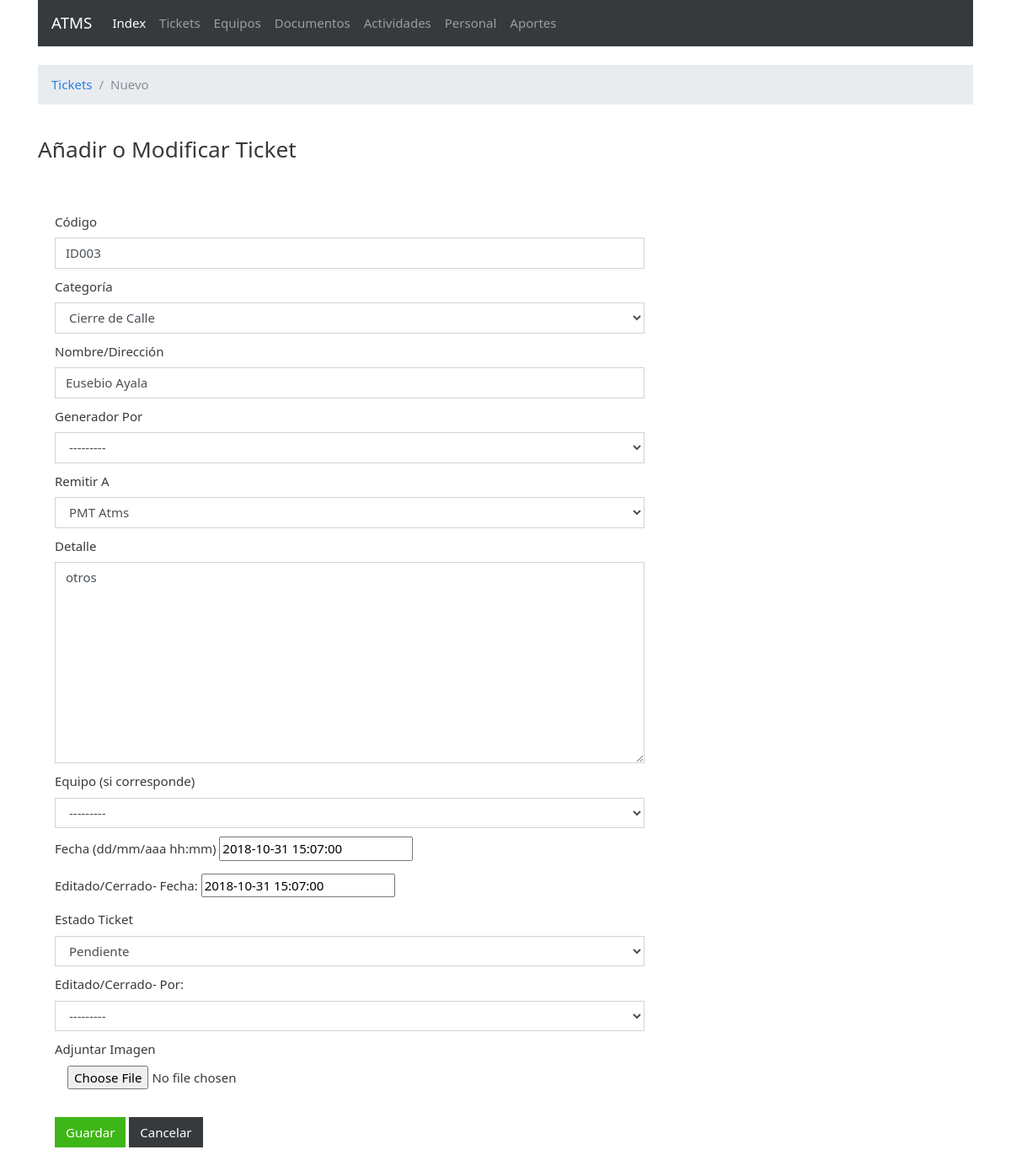
/main/tickets/editar/36, run on the app's committed database.
### incidentes/models.py (models this page shows, shortened)
class Ticket(models.Model):
	categoria = models.ForeignKey(Categoria, on_delete=models.CASCADE)
	ubicacion = models.CharField(max_length=50)
	usuario = models.ForeignKey(Usuario, on_delete=models.CASCADE, null=True, blank=True)
	grupo_destino = models.ForeignKey(Grupo, on_delete=models.CASCADE,null=True, blank=True)
	detalle = models.TextField()
	equipo = models.ForeignKey(Equipos, on_delete=models.CASCADE, null=True, blank=True)
	fecha = models.DateTimeField(null=True, blank=True)
	estado = models.ForeignKey(Estado, null=True, blank=True, on_delete=models.CASCADE)
	editado_por = models.ForeignKey(Usuario, on_delete=models.CASCADE, related_name='nombre2', null=True, blank=True)
	fecha_fin = models.DateTimeField(null=True, blank=True)
	codigo = models.CharField(max_length=20, null=True, blank=True)
	imagen = models.ImageField(null=True, blank=True)

### incidentes/views.py (the view)
# urls.py: path('tickets/editar/<int:pk>', TicketEditView.as_view(), name='ticket_edit'), #TicketEditView.as_view()
class TicketEditView(UpdateView):
	model = Ticket
	template_name = 'ticket_form2.html'
	form_class = TicketForm
	success_url = reverse_lazy('ticket_list')

### incidentes/models.py (called while the page is built)
	def __str__(self):
		return self.nombre

	def __str__(self):
		return self.nombre

	def __str__(self):
		return self.nombre

	def __str__(self):
		return self.nombre

	def __str__(self):
		return self.nombre

### incidentes/templates/ticket_form2.html (shortened to what this page needs)
{% extends 'base.html' %}
		{% block content %}
		<br>
		<ol class="breadcrumb">
		  <li class="breadcrumb-item"><a href="{% url 'ticket_home' %}">Tickets</a></li>
		  <li class="breadcrumb-item active">Nuevo</li>
		</ol>
		<br>
			<h3>Añadir o Modificar Ticket</h3>
		<br>
		<br>
			<div class="container">
				<fieldset>
					<form method="post" class="form-horizontal" enctype="multipart/form-data">
						<div class="row">
							<div class="col-md-8 col-md-offset-2">
								<div class="form-grup" style="padding:5px;">
									<label for="{{form.codigo.label}}">{{form.codigo.label}}</label>
									{{form.codigo}}
								</div>
							</div>
							<div class="col-md-8 col-md-offset-2">
								<div class="form-grup" style="padding:5px;">
									<label for="{{form.categoria.label}}">{{form.categoria.label}}</label>
									{{form.categoria}}
								</div>
							</div>
							<div class="col-md-8 col-md-offset-2">
								<div class="form-grup" style="padding:5px;">
									<label for="{{form.ubicacion.label}}">{{form.ubicacion.label}}</label>
									{{form.ubicacion}}
								</div>
							</div>
							<div class="col-md-8 col-md-offset-2">
								<div class="form-grup" style="padding:5px;">
									<label for="{{form.usuario.label}}">{{form.usuario.label}}</label>
									{{form.usuario}}
								</div>
							</div>
							<div class="col-md-8 col-md-offset-2">
								<div class="form-grup" style="padding:5px;">
									<label for="{{form.grupo_destino.label}}">{{form.grupo_destino.label}}</label>
									{{form.grupo_destino}}
								</div>
							</div>
							<div class="col-md-8 col-md-offset-2">
								<div class="form-grup" style="padding:5px;">
									<label for="{{form.detalle.label}}">{{form.detalle.label}}</label>
									{{form.detalle}}
								</div>
							</div>
							<div class="col-md-8 col-md-offset-2">
								<div class="form-grup" style="padding:5px;">
									<label for="{{form.equipo.label}}">{{form.equipo.label}}</label>
									{{form.equipo}}
								</div>
							</div>
							<div class="col-md-8 col-md-offset-2">
								<div class="form-grup" style="padding:5px;">
									<label for="{{form.fecha.label}}">{{form.fecha.label}}</label>
									{{form.fecha}}
								</div>
							</div>
							<div class="col-md-8 col-md-offset-2">
								<div class="form-grup" style="padding:5px;">
									<label for="{{form.fecha_fin.label}}">{{form.fecha_fin.label}}</label>
									{{form.fecha_fin}}
								</div>
							</div>
							<div class="col-md-8 col-md-offset-2">
								<div class="form-grup" style="padding:5px;">
									<label for="{{form.estado.label}}">{{form.estado.label}}</label>
									{{form.estado}}
								</div>
							</div>
							<div class="col-md-8 col-md-offset-2">
								<div class="form-grup" style="padding:5px;">
									<label for="{{form.editado_por.label}}">{{form.editado_por.label}}</label>
									{{form.editado_por}}
								</div>
							</div>
							<div class="col-md-8 col-md-offset-2">
								<div class="form-grup" style="padding:5px;">
									<label for="{{form.imagen.label}}">{{form.imagen.label}}</label>
									{{form.imagen}}
								</div>
							</div>
							<div class="col-md-8 col-md-offset-2">
								<div class="form-grup" style="padding:5px;">
									<br>
									<button type="submit" class="btn btn-success">Guardar</button>
									<a class="btn btn-secondary" href="{% url 'ticket_list' %}" style="color:white">Cancelar</a>
								</div>
							</div>
						</div>
				</fieldset>
			</div>
		<br>
		{% endblock %}
		{% block footer %}
		<br>
		{% endblock %}

### data on the page
Ticket: codigo "ID003", categoria "Cierre de Calle", ubicacion "Eusebio Ayala", usuario "---------", grupo_destino "PMT Atms", detalle "otros", equipo "---------", fecha "2018-10-31 15:07:00", fecha_fin "2018-10-31 15:07:00", estado "Pendiente", editado_por "---------"
